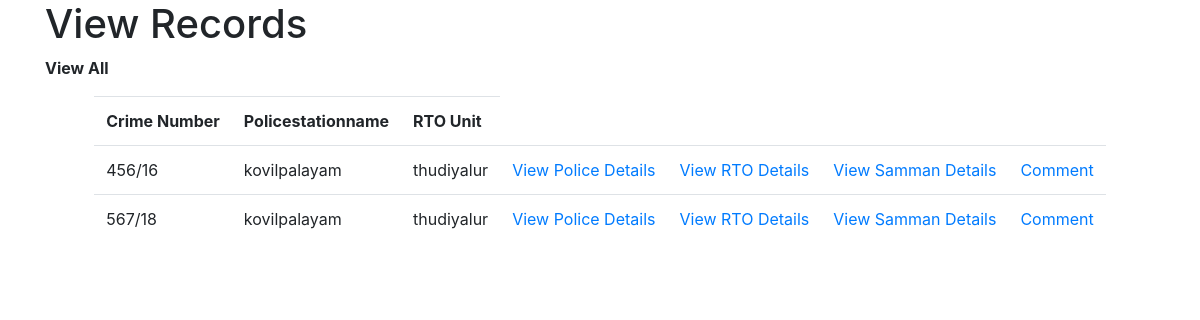
The app's page /customer/view.php with its own data.
### tables this page shows
CREATE TABLE `basic` (
  `zone` varchar(20) NOT NULL,
  `dis` varchar(20) NOT NULL,
  `rto` varchar(30) NOT NULL,
  `unit` varchar(30) NOT NULL,
  `psta` varchar(30) NOT NULL,
  `cno` varchar(15) NOT NULL,
  `placeofaccident` varchar(100) NOT NULL,
  `latitude` varchar(8) NOT NULL,
  `longitude` varchar(8) NOT NULL,
  `ipc` varchar(10) NOT NULL,
  `ioth1` varchar(20) NOT NULL,
  `natureofaccident` varchar(50) NOT NULL,
  `ioth2` varchar(50) NOT NULL,
  `accidentdate` date NOT NULL,
  `accidenttime` time NOT NULL,
  `numberofvehiclesinvolved` int(10) NOT NULL,
  `vehicle1` varchar(30) NOT NULL,
  `vehicle2` varchar(30) NOT NULL,
  `image` varchar(100) NOT NULL,
  `collisiontype` varchar(50) NOT NULL,
  `coth` varchar(50) NOT NULL,
  `junctiontype` varchar(50) NOT NULL,
  `joth` varchar(50) NOT NULL,
  `junctioncontrol` varchar(50) NOT NULL,
  `jcoth` varchar(50) NOT NULL,
  `roadcategory` varchar(50) NOT NULL,
  `roth` varchar(50) NOT NULL,
  `roadnarrowing` varchar(50) NOT NULL,
  `rnoth` varchar(50) NOT NULL,
  `lightconditions` varchar(50) NOT NULL,
  `loth` varchar(50) NOT NULL,
  `climate` varchar(50) NOT NULL,
  `cloth` varchar(50) NOT NULL,
  `status` varchar(50) NOT NULL
);

### customer/view.php (the view, shortened to what this page needs)
<!DOCTYPE HTML PUBLIC "-//W3C//DTD HTML 4.01//EN" "http://www.w3.org/TR/html4/strict.dtd">
<html>
<head>
<link rel="stylesheet" type="text/css" href="https://maxcdn.bootstrapcdn.com/bootstrap/4.0.0/css/bootstrap.min.css">
</head>
<body>
<div class="container">
<h1>View Records</h1>
<p><b>View All</b></p>
<div class="table table-hover  d-flex justify-content-center w-100" >
   <table class="thead-dark">
   <?php
   $dbhost = 'localhost:3306';
   $dbuser = 'root';
   $dbpass = '';
   $dbname = 'police';
   $conn = mysqli_connect($dbhost, $dbuser, $dbpass,$dbname);
   $query = $_GET['crimenumber'];
   $check = $_GET['policestationname'];
   $sql = "SELECT cno, psta, unit FROM basic  WHERE (`cno` LIKE '%".$query."%') AND (`psta` LIKE '%".$check."%')" ;
   if($result = mysqli_query($conn, $sql)) {
      if(mysqli_num_rows($result) > 0) {
         echo "<table>";
         echo "<tr>";
         echo "<th>Crime Number</th>";
         echo "<th>Policestationname</th>";
         echo "<th>RTO Unit</th>";
         echo "</tr>";
         while($row = mysqli_fetch_array($result)){
            echo "<tr>";
            echo "<td>" . $row['cno'] . "</td>";
            echo "<td>" . $row['psta'] . "</td>";
            echo "<td>" . $row['unit'] . "</td>";
            echo "<td><a href='imageview.php?crimenumber=" . $row['cno'] . "'>View Police Details</a></td>";
            echo "<td><a href='rto.php?crimenumber=" . $row['cno'] . "'>View RTO Details</a></td>";
            echo "<td><a href='samman.php?crimenumber=" . $row['cno'] . "'>View Samman Details</a></td>";
            echo "<td><a href='comment.php?crimenumber=" . $row['cno'] . "'>Comment</a></td>";
            echo "</tr>";
         }
         echo "</table>";
      } else {
         echo "No records matching your query were found.";
      }
   } else {
      echo "ERROR: Could not able to execute $sql. " . mysqli_error($conn);
   }
?>
</div>
</div>
</body>
</html>

### records on screen
basic: cno "456/16", psta "kovilpalayam", unit "thudiyalur"
basic: cno "567/18", psta "kovilpalayam", unit "thudiyalur"
